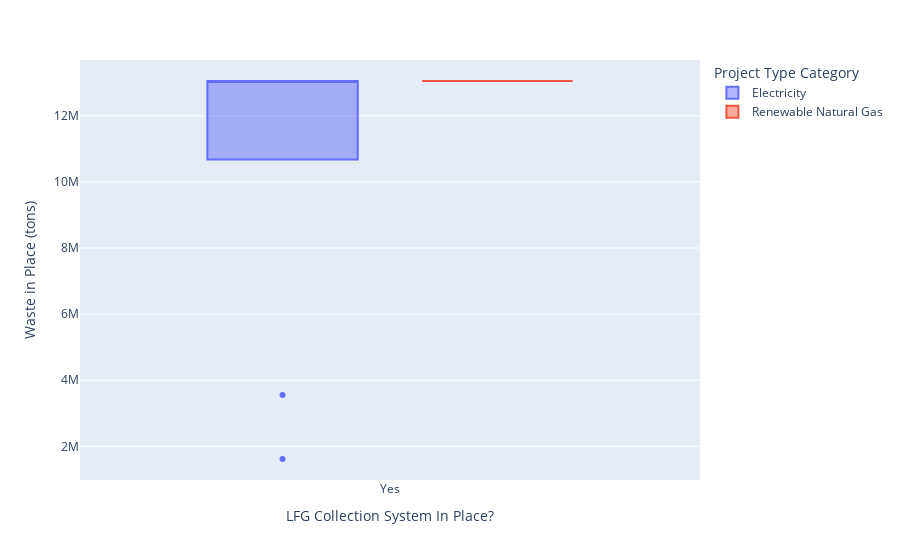

The notebook cell saved with this chart:
### Code cell
import plotly.express as px
fig = px.box(Top10,x='LFG Collection System In Place?',y='Waste in Place (tons)', color='Project Type Category')
fig.show()

### Figure 1 — Plotly figure (JSON) as saved in the notebook; plotly's stock layout.template omitted (floating-point values rounded to 4 significant figures)
{"data": [{"alignmentgroup": "True", "hovertemplate": "Project Type Category=Electricity<br>LFG Collection System In Place?=%{x}<br>Waste in Place (tons)=%{y}<extra></extra>", "legendgroup": "Electricity", "marker": {"color": "#636efa"}, "name": "Electricity", "notched": false, "offsetgroup": "Electricity", "orientation": "v", "showlegend": true, "type": "box", "x": ["Yes", "Yes", "Yes", "Yes", "Yes", "Yes", "Yes", "Yes", "Yes"], "x0": " ", "xaxis": "x", "y": [1618048, 3557549, 13051156, 13051156, 13051156, 13051156, 13051156, 13051156, 13051156], "y0": " ", "yaxis": "y"}, {"alignmentgroup": "True", "hovertemplate": "Project Type Category=Renewable Natural Gas<br>LFG Collection System In Place?=%{x}<br>Waste in Place (tons)=%{y}<extra></extra>", "legendgroup": "Renewable Natural Gas", "marker": {"color": "#EF553B"}, "name": "Renewable Natural Gas", "notched": false, "offsetgroup": "Renewable Natural Gas", "orientation": "v", "showlegend": true, "type": "box", "x": ["Yes"], "x0": " ", "xaxis": "x", "y": [13051156], "y0": " ", "yaxis": "y"}], "layout": {"boxmode": "group", "legend": {"title": {"text": "Project Type Category"}, "tracegroupgap": 0}, "margin": {"t": 60}, "xaxis": {"anchor": "y", "domain": [0, 1], "title": {"text": "LFG Collection System In Place?"}}, "yaxis": {"anchor": "x", "domain": [0, 1], "title": {"text": "Waste in Place (tons)"}}}}
